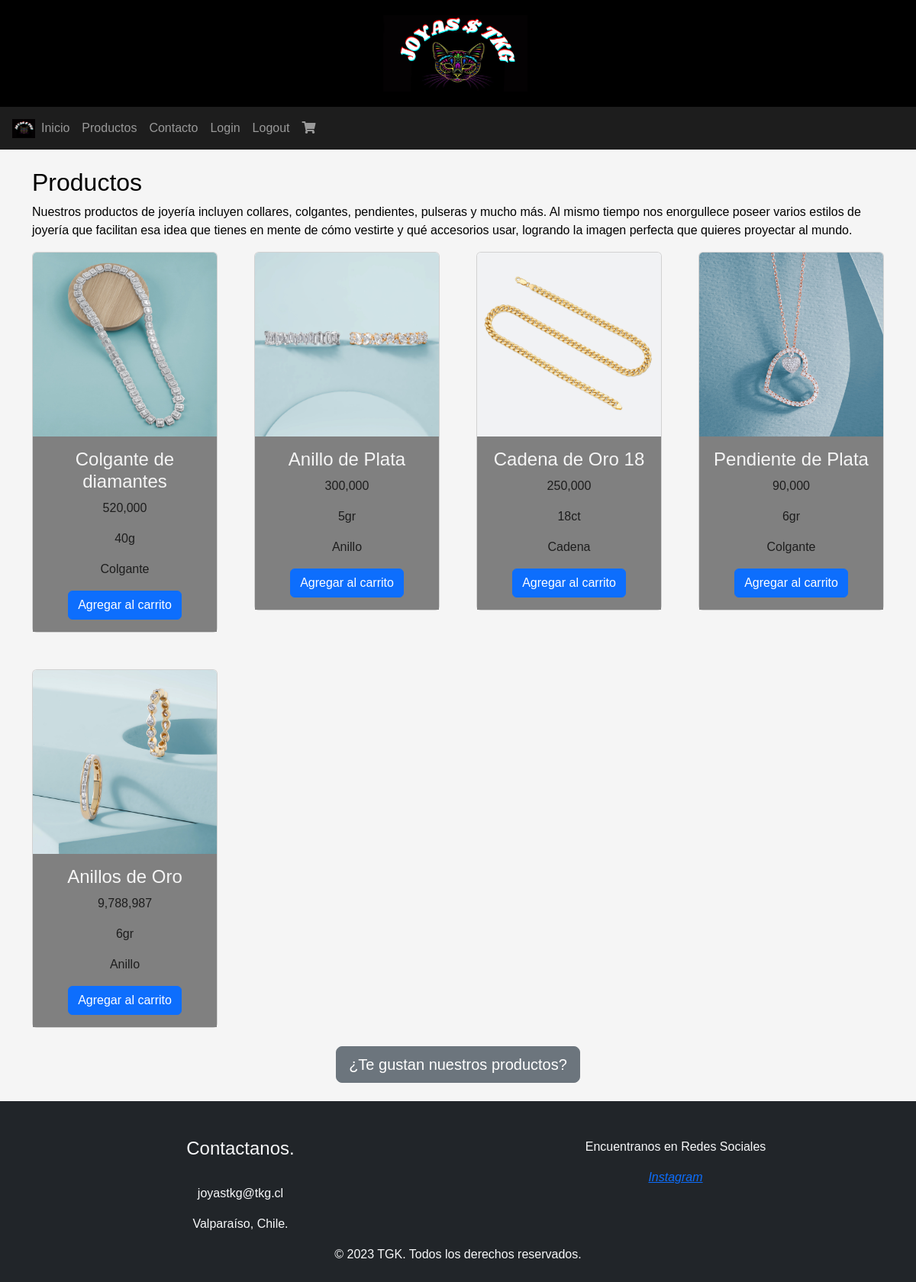
The page /productos on the database its author committed.
### joyastkg/models.py (models this page shows, shortened)
class Producto(models.Model):
    nombre = models.CharField(max_length=50)
    precio = models.IntegerField()
    peso = models.CharField(max_length=4)
    imagen = models.ImageField(upload_to="productos", null=True)
    tipo = models.ForeignKey(Tipo, on_delete=models.CASCADE)

class Tipo(models.Model):
    nombre = models.CharField(max_length=35)
    def __str__(self):
        return self.nombre

### joyastkg/views.py (the view)
# urls.py: path('productos', views.disponible, name='productos'),
def disponible(request):
    productos = Producto.objects.all()
    datos = {"productos": productos}
    return render(request, 'joyastkg/productos.html', datos)

### joyastkg/templates/joyastkg/productos.html (shortened to what this page needs)
{% extends 'joyastkg/base.html' %}
{% load humanize %}
{% load static %}
{% block contenido %}
<div class="container">
    <h2 class="mt-4">Productos</h2>
    <p>Nuestros productos de joyería incluyen collares, colgantes, pendientes, pulseras y mucho más. Al mismo tiempo
        nos enorgullece poseer varios estilos de joyería que facilitan esa idea que tienes en mente de cómo vestirte y
        qué accesorios usar, logrando la imagen perfecta que quieres proyectar al mundo.</p>
</div>
<div class="container">
    <div class="row row-cols-4 g-5">
        {% for p in productos %}
        <div class="col">
            <div class="card">
                {% if p.imagen %}
                <img class="card-img-top" src="{{ p.imagen.url }}" alt="prod-1">
                {% endif %}
                <div class="card-body">
                    <h4 class="card-title">{{ p.nombre }}</h4>
                    <p class="card-text">{{ p.precio | intcomma }}</p>
                    <p class="card-text">{{ p.peso }}</p>
                    <p class="card-text">{{ p.tipo }}</p>
                    <form method="POST" action="{% url 'carrito' %}">
                        <button type="submit" class="btn btn-primary">Agregar al carrito</button>
                    </form>
                </div>
            </div>
        </div>
        {% endfor %}
    </div>
</div>
{% endblock %}

### joyastkg/templates/joyastkg/base.html (shortened to what this page needs)
{% load static %}
<!DOCTYPE html>
<html lang="en">
<head>
    <link href="https://cdn.jsdelivr.net/npm/bootstrap@5.2.3/dist/css/bootstrap.min.css" rel="stylesheet">
    <link rel="stylesheet" href="https://cdnjs.cloudflare.com/ajax/libs/font-awesome/5.15.3/css/all.min.css">
    <link rel="stylesheet" href="{% static 'joyastkg/style.css' %}">
</head>
<body>
    <header>
        <img src="{% static 'joyastkg/assets/logo-1.png' %}" alt="logo-1" class="logo">
    </header>
    <div>
        <nav class="navbar navbar-expand-lg  navbar-dark">
                <img src="{% static 'joyastkg/assets/LOGO1.png' %}" alt="logo-peq" width="30" height="25"
                class="d-inline-block align-top"
                >
            <div class="collapse navbar-collapse" id="toggleMobileMenu">
                <ul class="navbar-nav text-center">
                    <li>
                        <a class="nav-link" href="{% url 'index' %}">Inicio</a>
                    </li>
                    <li>
                        <a class="nav-link" href="{% url 'productos' %}">Productos</a>
                    </li>
                    <li>
                        <a class="nav-link" href="{% url 'contacto' %}">Contacto</a>
                    </li>
                    <li>
                        <a class="nav-link" href="{% url 'login' %}">Login</a>
                    </li>
                    <li>
                        <a class="nav-link" href="{% url 'logout' %}">Logout</a>
                    </li>
                    <li>
                        <a class="nav-link" href="{% url 'carrito' %}">
                            <i class="fas fa-shopping-cart"></i>
                        </a>
                    </li>
                </ul>
            </div>
        </nav>
    </div>
{% block contenido %}
{% endblock%}
 <div class="burbujas">
    <div class="container text-center ">
        <button class="btn btn-secondary btn-lg mt-4 mb-4" data-bs-toggle="modal" data-bs-target="#modal-1" onclick="burbuja()">
            ¿Te gustan nuestros productos?
        </button>
    </div>
</div>
    <footer class="bg-dark text-light pt-5 pb-4">
        <div class="container text-center text-md-left">
            <div class="row text-center text-md-left">
                <div class="col-md-6">
                    <h4>Contactanos. </h4>
                    <br>
                    <p>joyastkg@tkg.cl</p>
                    <p>Valparaíso, Chile.</p>
                </div>
                <div class="col-md-6">
                    <p>Encuentranos en Redes Sociales</p>
                    <a href="https://instagram.com/joyas.tkg?igshid=YmMyMTA2M2Y="><i class="nav-link">Instagram</i></a>
                </div>
            </div>
            <div>
                © 2023 TGK. Todos los derechos reservados.
            </div>
        </div>
    </footer>
</body>
</html>

### joyastkg/static/joyastkg/style.css (style rules this page uses)
body { background-color: whitesmoke; color: black; font-family:'Franklin Gothic Medium', 'Arial Narrow', Arial, sans-serif; }
header { background-color: black; color: white; text-justify:auto; font-size: 30px; text-align: center; padding: 20px; }
.logo { display: inline; align-items: center; height: 100px; width: 400px; margin-left: 20px; }
nav { display: inline; background-color: #1d1d1d; text-align: center; width: 100%; }
nav a { color: white; text-decoration: none; text-align: center; }
.row { display: flex; flex-wrap: wrap; text-align: center; }
.card-body { text-align: center; color: whitesmoke; background-color: grey; }
.card-text { color: #1d1d1d; }
footer { background: #1d1d1d; }

### rows shown on the page
Producto: imagen (picture), nombre "Colgante de diamantes", precio "520,000", peso "40g", tipo "Colgante"
Producto: imagen (picture), nombre "Anillo de Plata", precio "300,000", peso "5gr", tipo "Anillo"
Producto: imagen (picture), nombre "Cadena de Oro 18", precio "250,000", peso "18ct", tipo "Cadena"
Producto: imagen (picture), nombre "Pendiente de Plata", precio "90,000", peso "6gr", tipo "Colgante"
Producto: imagen (picture), nombre "Anillos de Oro", precio "9,788,987", peso "6gr", tipo "Anillo"
